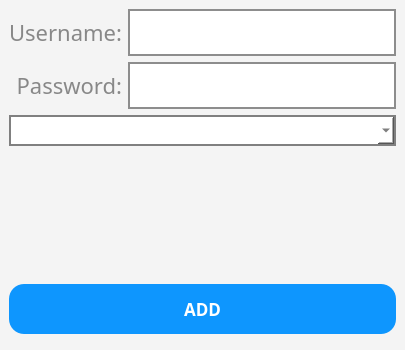
<?xml version="1.0" encoding="UTF-8"?>
<ui version="4.0">
 <class>UserAdderWindow</class>
 <widget class="QMainWindow" name="UserAdderWindow">
  <property name="geometry">
   <rect>
    <x>0</x>
    <y>0</y>
    <width>405</width>
    <height>350</height>
   </rect>
  </property>
  <property name="minimumSize">
   <size>
    <width>405</width>
    <height>300</height>
   </size>
  </property>
  <property name="maximumSize">
   <size>
    <width>505</width>
    <height>425</height>
   </size>
  </property>
  <property name="windowTitle">
   <string>Add a user</string>
  </property>
  <property name="styleSheet">
   <string notr="true">background-color:rgb(244,244,244);</string>
  </property>
  <widget class="QWidget" name="centralwidget">
   <layout class="QVBoxLayout" name="verticalLayout_3">
    <item>
     <layout class="QVBoxLayout" name="verticalLayoutTotal">
      <item>
       <layout class="QGridLayout" name="gridLayout">
        <item row="1" column="1">
         <widget class="QLineEdit" name="lineEditPassword">
          <property name="sizePolicy">
           <sizepolicy hsizetype="Expanding" vsizetype="Expanding">
            <horstretch>0</horstretch>
            <verstretch>0</verstretch>
           </sizepolicy>
          </property>
          <property name="maximumSize">
           <size>
            <width>16777215</width>
            <height>16777215</height>
           </size>
          </property>
          <property name="font">
           <font>
            <family>Microsoft Yahei</family>
            <pointsize>-1</pointsize>
            <weight>75</weight>
            <italic>false</italic>
            <bold>true</bold>
           </font>
          </property>
          <property name="focusPolicy">
           <enum>Qt::ClickFocus</enum>
          </property>
          <property name="styleSheet">
           <string notr="true">border:1.5px solid rgb(141,141,141);
font-family:Microsoft Yahei;
font:22px;
font-weight:600;
background-color:white;
padding-top:5px;
padding-bottom:5px;</string>
          </property>
          <property name="alignment">
           <set>Qt::AlignCenter</set>
          </property>
          <property name="placeholderText">
           <string/>
          </property>
         </widget>
        </item>
        <item row="2" column="0" colspan="2">
         <widget class="QComboBox" name="cbxAuthority">
          <property name="sizePolicy">
           <sizepolicy hsizetype="Expanding" vsizetype="Expanding">
            <horstretch>0</horstretch>
            <verstretch>0</verstretch>
           </sizepolicy>
          </property>
          <property name="styleSheet">
           <string notr="true">QComboBox {
    border: 1.5px solid gray;
    color: rgba(51,51,51,1);
    background: white;
    text-align: AlignHCenter;
    background-color: white;
	font:22px;
	font-weight:600;
}

QComboBox QAbstractItemView {
    outline: 1px solid gray;
    border-radius:10px;
    color:rgb(123,123,123);
}
 
QComboBox QAbstractItemView::item {
    min-height: 15px;
	font-size:15px;
}
 
QComboBox QAbstractItemView::item:hover {
    color:rgb(255,255,255,128);
}
 
QComboBox QAbstractItemView::item:selected {
    color:rgb(255,255,255);
}
</string>
          </property>
         </widget>
        </item>
        <item row="1" column="0">
         <widget class="QLabel" name="labelPassword">
          <property name="styleSheet">
           <string notr="true">font-family:Microsoft Yahei;
font:22px;
color:#888888;</string>
          </property>
          <property name="text">
           <string>Password:</string>
          </property>
          <property name="alignment">
           <set>Qt::AlignRight|Qt::AlignTrailing|Qt::AlignVCenter</set>
          </property>
         </widget>
        </item>
        <item row="0" column="0">
         <widget class="QLabel" name="labelUsername">
          <property name="styleSheet">
           <string notr="true">font-family:Microsoft Yahei;
font:22px;
color:#888888;</string>
          </property>
          <property name="text">
           <string>Username:</string>
          </property>
          <property name="alignment">
           <set>Qt::AlignRight|Qt::AlignTrailing|Qt::AlignVCenter</set>
          </property>
         </widget>
        </item>
        <item row="0" column="1">
         <widget class="QLineEdit" name="lineEditUsername">
          <property name="styleSheet">
           <string notr="true">border:1.5px solid rgb(141,141,141);
font-family:Microsoft Yahei;
font:22px;
font-weight:600;
background-color:white;
padding-top:5px;
padding-bottom:5px;</string>
          </property>
          <property name="alignment">
           <set>Qt::AlignCenter</set>
          </property>
         </widget>
        </item>
       </layout>
      </item>
      <item>
       <spacer name="verticalSpacer">
        <property name="orientation">
         <enum>Qt::Vertical</enum>
        </property>
        <property name="sizeHint" stdset="0">
         <size>
          <width>376</width>
          <height>36</height>
         </size>
        </property>
       </spacer>
      </item>
      <item>
       <layout class="QVBoxLayout" name="verticalLayout">
        <item>
         <widget class="QPushButton" name="btnAdd">
          <property name="sizePolicy">
           <sizepolicy hsizetype="Expanding" vsizetype="Minimum">
            <horstretch>0</horstretch>
            <verstretch>0</verstretch>
           </sizepolicy>
          </property>
          <property name="maximumSize">
           <size>
            <width>16777215</width>
            <height>16777215</height>
           </size>
          </property>
          <property name="cursor">
           <cursorShape>PointingHandCursor</cursorShape>
          </property>
          <property name="styleSheet">
           <string notr="true">QPushButton
{
    font-family:Microsoft Yahei;
    font:17px;
    color:white;
    background-color:rgb(14 , 150 , 254);
    border-radius:15px;
	font-weight:500;
    height:40px;
	padding-top:5px;
	padding-bottom:5px;
}

QPushButton:hover
{
    background-color:rgb(44 , 137 , 255);
}

QPushButton:pressed
{
    background-color:rgb(14 , 135 , 228);
}</string>
          </property>
          <property name="text">
           <string>ADD</string>
          </property>
         </widget>
        </item>
        <item>
         <spacer name="verticalSpacerBtnMiddle">
          <property name="orientation">
           <enum>Qt::Vertical</enum>
          </property>
          <property name="sizeType">
           <enum>QSizePolicy::Fixed</enum>
          </property>
          <property name="sizeHint" stdset="0">
           <size>
            <width>20</width>
            <height>7</height>
           </size>
          </property>
         </spacer>
        </item>
       </layout>
      </item>
     </layout>
    </item>
   </layout>
  </widget>
  <widget class="QMenuBar" name="menubar">
   <property name="geometry">
    <rect>
     <x>0</x>
     <y>0</y>
     <width>405</width>
     <height>24</height>
    </rect>
   </property>
  </widget>
 </widget>
 <resources/>
 <connections/>
</ui>
